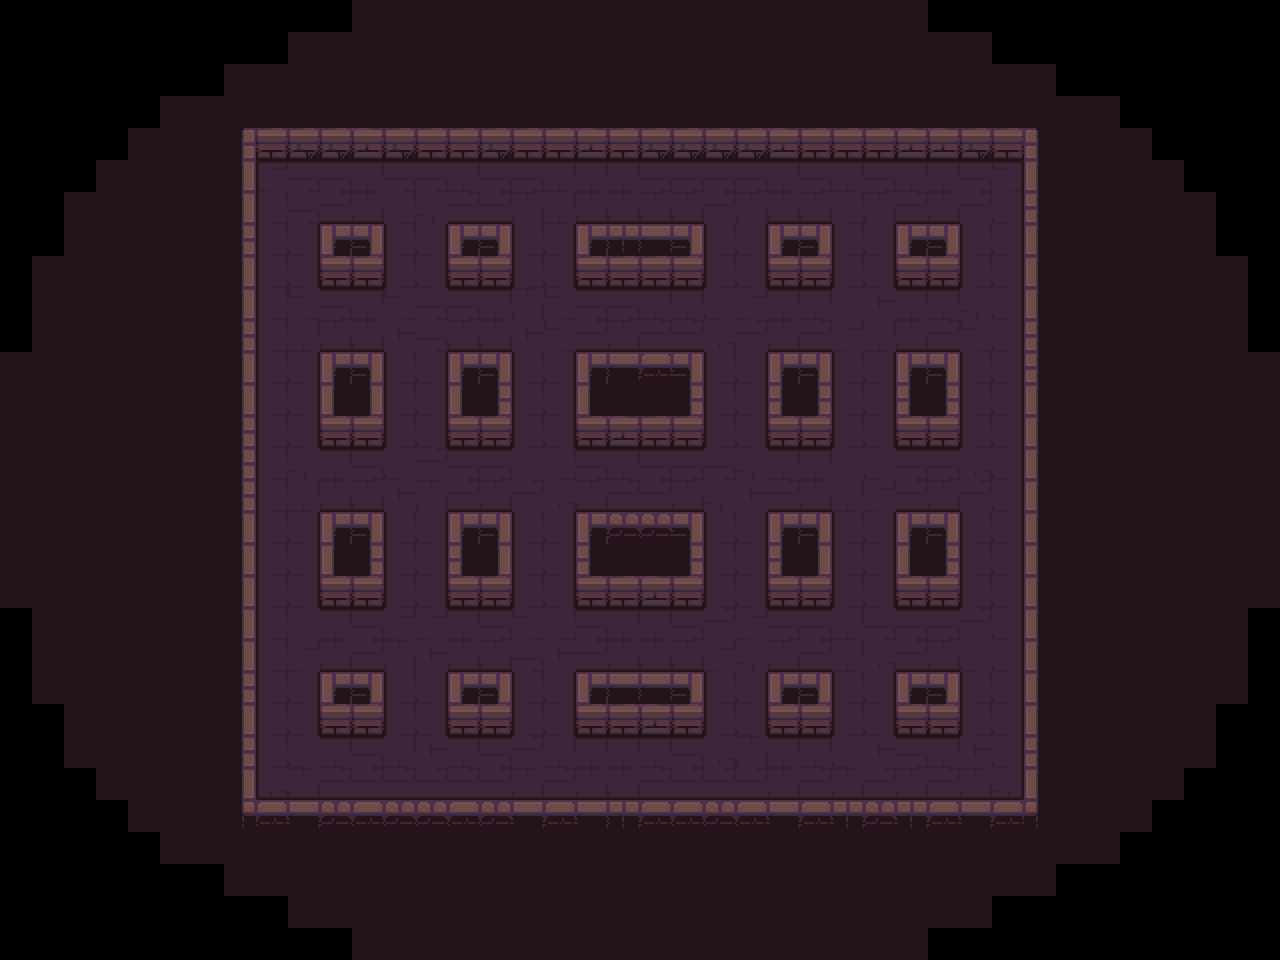

Below is a game level as drawn by its tile map, then a one-line description and the .tmx that defines it (tile-layer data replaced by summaries):
An orthogonal 40x30 tile map with 32x32 px tiles, 2 tile layers (ground, above_characters), 3 hidden layers not drawn and 49 objects (24x hero, 24x objective, ruleSet).

<map version="1.2" tiledversion="2019.03.13" orientation="orthogonal" renderorder="right-down" width="40" height="30" tilewidth="32" tileheight="32" infinite="0" nextlayerid="87" nextobjectid="66">
 <tileset firstgid="1" name="tileset" tilewidth="32" tileheight="32" spacing="2" margin="1" tilecount="100" columns="10">
  <image source="tileset.png" trans="000000" width="340" height="340" />
  <terraintypes>
   <terrain name="floor" tile="79" />
   <terrain name="wall" tile="69" />
   <terrain name="hole" tile="78" />
  </terraintypes>
 </tileset>
 <layer id="69" name="background" width="40" height="30" visible="0">
  <data>[1200 cells, 1016 non-empty, 1 distinct tile ids]</data>
 </layer>
 <layer id="73" name="path" width="40" height="30" visible="0">
  <data>[1200 cells, 360 non-empty, 1 distinct tile ids]</data>
 </layer>
 <objectgroup id="14" name="rules" visible="0">
  <object id="7" name="rules" type="ruleSet" x="148" y="213">
   <properties>
    <property name="lossCondition" value="none" />
    <property name="winCondition" value="all_objectives" />
   </properties>
   <point />
  </object>
 </objectgroup>
 <objectgroup id="2" name="objects" visible="0">
  <object id="9" name="hero" type="hero" x="270" y="184">
   <point />
  </object>
  <object id="31" name="hero" type="hero" x="304" y="184">
   <point />
  </object>
  <object id="32" name="hero" type="hero" x="334" y="180">
   <point />
  </object>
  <object id="33" name="hero" type="hero" x="367" y="178">
   <point />
  </object>
  <object id="34" name="hero" type="hero" x="398" y="180">
   <point />
  </object>
  <object id="30" name="hero" type="hero" x="429" y="180">
   <point />
  </object>
  <object id="12" name="hero" type="hero" x="463" y="180">
   <point />
  </object>
  <object id="13" name="hero" type="hero" x="496" y="179">
   <point />
  </object>
  <object id="14" name="hero" type="hero" x="528" y="182">
   <point />
  </object>
  <object id="15" name="hero" type="hero" x="560" y="180">
   <point />
  </object>
  <object id="16" name="hero" type="hero" x="590" y="180">
   <point />
  </object>
  <object id="17" name="hero" type="hero" x="623" y="180">
   <point />
  </object>
  <object id="18" name="hero" type="hero" x="656" y="182">
   <point />
  </object>
  <object id="19" name="hero" type="hero" x="688" y="182">
   <point />
  </object>
  <object id="20" name="hero" type="hero" x="720" y="179">
   <point />
  </object>
  <object id="21" name="hero" type="hero" x="751" y="178">
   <point />
  </object>
  <object id="22" name="hero" type="hero" x="781" y="182">
   <point />
  </object>
  <object id="23" name="hero" type="hero" x="813" y="180">
   <point />
  </object>
  <object id="24" name="hero" type="hero" x="847" y="182">
   <point />
  </object>
  <object id="25" name="hero" type="hero" x="882" y="179">
   <point />
  </object>
  <object id="26" name="hero" type="hero" x="911" y="178">
   <point />
  </object>
  <object id="27" name="hero" type="hero" x="943" y="178">
   <point />
  </object>
  <object id="28" name="hero" type="hero" x="977" y="181">
   <point />
  </object>
  <object id="29" name="hero" type="hero" x="1007" y="179">
   <point />
  </object>
  <object id="11" name="objective" type="objective" x="271" y="787">
   <properties>
    <property name="color" type="int" value="0" />
   </properties>
   <point />
  </object>
  <object id="35" name="objective" type="objective" x="303" y="787">
   <properties>
    <property name="color" type="int" value="0" />
   </properties>
   <point />
  </object>
  <object id="36" name="objective" type="objective" x="335" y="790">
   <properties>
    <property name="color" type="int" value="0" />
   </properties>
   <point />
  </object>
  <object id="37" name="objective" type="objective" x="367" y="790">
   <properties>
    <property name="color" type="int" value="0" />
   </properties>
   <point />
  </object>
  <object id="46" name="objective" type="objective" x="402" y="787">
   <properties>
    <property name="color" type="int" value="0" />
   </properties>
   <point />
  </object>
  <object id="47" name="objective" type="objective" x="434" y="787">
   <properties>
    <property name="color" type="int" value="0" />
   </properties>
   <point />
  </object>
  <object id="48" name="objective" type="objective" x="466" y="790">
   <properties>
    <property name="color" type="int" value="0" />
   </properties>
   <point />
  </object>
  <object id="49" name="objective" type="objective" x="498" y="790">
   <properties>
    <property name="color" type="int" value="0" />
   </properties>
   <point />
  </object>
  <object id="50" name="objective" type="objective" x="529" y="791">
   <properties>
    <property name="color" type="int" value="0" />
   </properties>
   <point />
  </object>
  <object id="51" name="objective" type="objective" x="561" y="791">
   <properties>
    <property name="color" type="int" value="0" />
   </properties>
   <point />
  </object>
  <object id="52" name="objective" type="objective" x="590" y="789">
   <properties>
    <property name="color" type="int" value="0" />
   </properties>
   <point />
  </object>
  <object id="53" name="objective" type="objective" x="625" y="788">
   <properties>
    <property name="color" type="int" value="0" />
   </properties>
   <point />
  </object>
  <object id="54" name="objective" type="objective" x="657" y="788">
   <properties>
    <property name="color" type="int" value="0" />
   </properties>
   <point />
  </object>
  <object id="55" name="objective" type="objective" x="689" y="784">
   <properties>
    <property name="color" type="int" value="0" />
   </properties>
   <point />
  </object>
  <object id="56" name="objective" type="objective" x="721" y="787">
   <properties>
    <property name="color" type="int" value="0" />
   </properties>
   <point />
  </object>
  <object id="57" name="objective" type="objective" x="753" y="787">
   <properties>
    <property name="color" type="int" value="0" />
   </properties>
   <point />
  </object>
  <object id="58" name="objective" type="objective" x="782" y="785">
   <properties>
    <property name="color" type="int" value="0" />
   </properties>
   <point />
  </object>
  <object id="59" name="objective" type="objective" x="814" y="785">
   <properties>
    <property name="color" type="int" value="0" />
   </properties>
   <point />
  </object>
  <object id="60" name="objective" type="objective" x="846" y="788">
   <properties>
    <property name="color" type="int" value="0" />
   </properties>
   <point />
  </object>
  <object id="61" name="objective" type="objective" x="878" y="788">
   <properties>
    <property name="color" type="int" value="0" />
   </properties>
   <point />
  </object>
  <object id="62" name="objective" type="objective" x="909" y="784">
   <properties>
    <property name="color" type="int" value="0" />
   </properties>
   <point />
  </object>
  <object id="63" name="objective" type="objective" x="939" y="784">
   <properties>
    <property name="color" type="int" value="0" />
   </properties>
   <point />
  </object>
  <object id="64" name="objective" type="objective" x="975" y="787">
   <properties>
    <property name="color" type="int" value="0" />
   </properties>
   <point />
  </object>
  <object id="65" name="objective" type="objective" x="1005" y="785">
   <properties>
    <property name="color" type="int" value="0" />
   </properties>
   <point />
  </object>
 </objectgroup>
 <layer id="84" name="types" width="40" height="30" visible="0">
  <data>[1200 cells, 1016 non-empty, 3 distinct tile ids]</data>
 </layer>
 <layer id="85" name="ground" width="40" height="30">
  <data>[1200 cells, 1016 non-empty, 44 distinct tile ids]</data>
 </layer>
 <layer id="86" name="above_characters" width="40" height="30">
  <data>[1200 cells, 136 non-empty, 17 distinct tile ids]</data>
 </layer>
</map>
